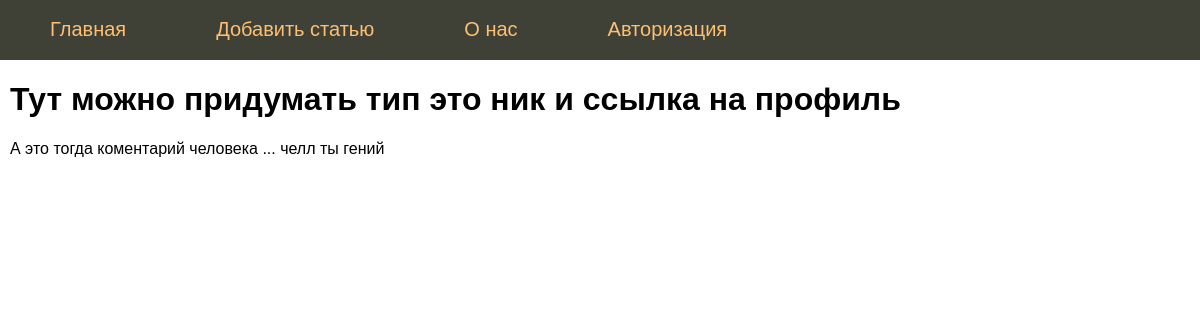
Page /post/2 (signed in) on the committed database.
### tables this page shows
CREATE TABLE mainmenu (
id integer PRIMARY KEY AUTOINCREMENT,
title text NOT NULL,
url text NOT NULL
);

CREATE TABLE posts (
id integer PRIMARY KEY AUTOINCREMENT,
title text NOT NULL,
text text NOT NULL,
time integer NOT NULL
);

### flsite.py (the view)
@app.route("/post/<int:id_post>")
@login_required
def showPost(id_post):
    title, post = dbase.getPost(id_post)
    if not title:
        abort(404)
    return render_template('post.html', menu=dbase.getMenu(), title=title, post=post)

### FDataBase.py (called while the page is built)
    def getMenu(self):
        sql = '''SELECT * FROM mainmenu'''
        try:
            self.__cur.execute(sql)
            res = self.__cur.fetchall()
            if res: return res
        except:
            print("Ошибка чтения из БД")
        return []

    def getPost(self, postId):
        try:
            self.__cur.execute(f"SELECT title, text FROM posts WHERE id = {postId} LIMIT 1")
            res = self.__cur.fetchone()# Взять одну запись
            if res:
                return res
        except sqlite3.Error as e:
            print("Ошибка добавления статьи в БД " + str(e))
        return (False, False)

    def getUser(self, user_id):
        try:
            self.__cur.execute(f"SELECT * FROM users WHERE id = {user_id} LIMIT 1")
            res = self.__cur.fetchone()
            if not res:
                print("Пользователь не найден")
                return False
            return res
        except sqlite3.Error as e:
            print("Ошибка получения данных из БД"+str(e))
        return False

### UserLogin.py (called while the page is built)
    def fromDB(self, user_id, db):
        self.__user = db.getUser(user_id)
        return self

### flsite.py (called while the page is built)
@login_manager.user_loader
def load_user(user_id):
    print("load_user")
    return UserLogin().fromDB(user_id, dbase)

def connect_db():
    conn = sqlite3.connect(app.config['DATABASE'])
    conn.row_factory = sqlite3.Row
    return conn

def get_db():
    if not hasattr(g, 'link_db'):
        g.link_db = connect_db()
    return g.link_db

@app.before_request
def before_request():
    global dbase
    db = get_db()
    dbase = FDataBase(db)

### templates/post.html
{% extends 'base.html' %}
{% block content %}
{{ super() }}
{{ post }}
{% endblock %}

### templates/base.html (shortened to what this page needs)
<!DOCTYPE html>
<html lang="en">
<head>
<link type="text/css" href="{{url_for('static', filename='css/styles.css')}}" rel="stylesheet">
</head>
<body>
{% block content -%}
    {%- block mainmenu -%}
<ul class="mainmenu">
{% for p in menu %}
<li><a href="{{p.url}}">{{p.title}}</a></li>
{% endfor %}
</ul>
    {% endblock mainmenu -%}
<div class="content">
    {% if title -%}
<h1>{{title}}</h1>
    {% else -%}
<h1>Про Flask</h1>
    {% endif -%}
{% endblock -%}
</div>
</body>
</html>

### static/css/styles.css (style rules this page uses)
html, body { font-family: 'Arial'; margin: 0; padding: 0; height: 100%; width: 100%; }
a { color: #0059b2; text-decoration: none; }
ul.mainmenu { list-style: none; background: #3F4137; height: 60px; margin: 0; padding: 0; color: #fdc073; font-size: 20px; overflow: hidden; }
ul.mainmenu li { float: left; margin: 18px 40px 0 50px; }
ul.mainmenu li a { color: #fdc073; text-decoration: none; }
div.content { margin: 10px; }

### rows in the picture
mainmenu: title "Главная"
mainmenu: title "Добавить статью"
mainmenu: title "О нас"
mainmenu: title "Авторизация"
posts: title "Тут можно придумать тип это ник и ссылка на профиль", text "А это тогда коментарий человека ... челл ты гений"
